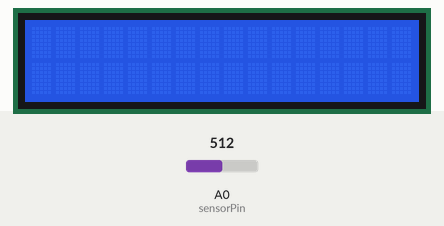
Simulated run of this sketch. Board: Arduino Uno, built with avr-gcc and run on an emulated ATmega328P. Shown: 16×2 character LCD. Inputs (shaded band) come from the test bench; at power-on: A0 (sensorPin) = 512. What the sketch prints to the serial monitor is not drawn.

Above: at 1.2 s.
1.3 s: A0 (sensorPin) set to 337
3.4 s: A0 (sensorPin) set to 309
At 5.0 s:
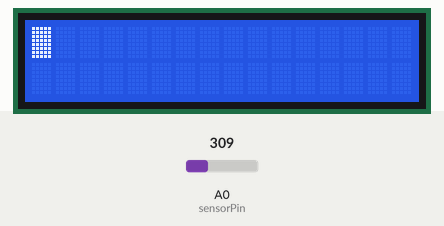
6.4 s: A0 (sensorPin) set to 175
9.4 s: A0 (sensorPin) set to 150
At 10.9 s:
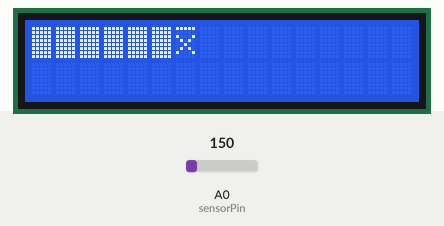
11.2 s: A0 (sensorPin) set to 306
At 12.9 s:
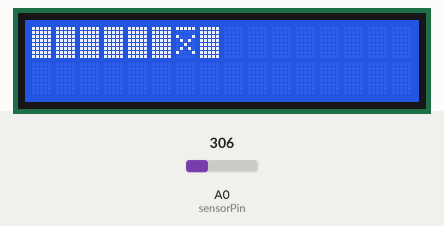
14.2 s: A0 (sensorPin) set to 122
At 15.5 s:
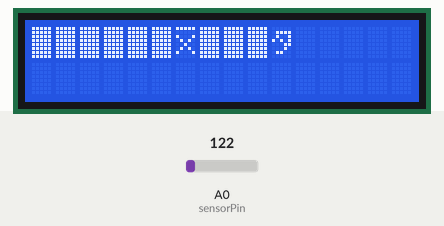
Timing chart, 0 to 17.2 s (numbered marks = the images above; inputs shaded):
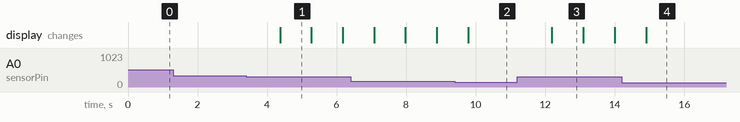

Measured:
- the behaviour switches between 328 and 327 on A0 (sensorPin) (found by bisection; images 0 and 1)
- the behaviour switches between 164 and 163 on A0 (sensorPin) (found by bisection; images 1 and 2)
- after the input at 1.3 s, every drawn part: stays the same
- after the input at 3.4 s, the display: changes after 0.97 s (image 1)
- after the input at 9.4 s, the display: changes after 0.39 s (image 2)
- after the input at 11.2 s, the display: changes after 0.99 s (image 3)
- after the input at 14.2 s, the display: changes after 0.70 s (image 4)
- what the display in image 1 shows lasts 0.9 s, from 4.4 s to 5.3 s

The sketch:

ReceivingData.ino
```cpp
#include <LiquidCrystal.h>
const int rs = 12,en = 11, d4 = 5, d5 = 4, d6 = 3, d7 = 2;
LiquidCrystal lcd(rs, en, d4, d5, d6, d7);
const long int sensorPin=A0;
int sensorValue=0;
String data="";
String answer="";
int val=0;
int count=0;
int thres=0;
# define thres 16300

int binaryASCII(String s){
    int ans=0;
    for(int i=0;i<=7;i++){
        ans+=s[i]-48;
        ans*=2;
    }
    return ans/2;
}

void setup() {
  // put your setup code here, to run once:
  Serial.begin(9600);
  lcd.begin(16, 2);
  lcd.setCursor(0,0);
}

void loop() {
  // put your main code here, to run repeatedly:
  lcd.setCursor(0,0);
  sensorValue=analogRead(sensorPin);  // Reading the sensor value
  sensorValue*=100;                   // Multiplying by 100 to get a bigger range
//  Serial.println(sensorValue);
  delay(100);
  if(sensorValue > thres){              // Starts when first High value detected
    lcd.setCursor(0,0);
    while(1){
      val = analogRead(sensorPin);
      val *=100;
      if(val > thres){
        data += '1';                  // Taking the binary input
        delay(100);
      } else{
        data += '0';
        delay(100);
      };
      if(data.length()==8){   // Checking the length
        int Data=binaryASCII(data);   // Converting binary from string to int then to decimal
        answer=answer+(char)(Data);   // Converting from decimal to string
        lcd.print(answer);            // Printing in LCD
        Serial.print((char)Data);     // Printing in Serial Monitor
        data="";                      // Resetting the string to null
        break;                        // Breaking the while loop
      }
    }
   }
}
```
